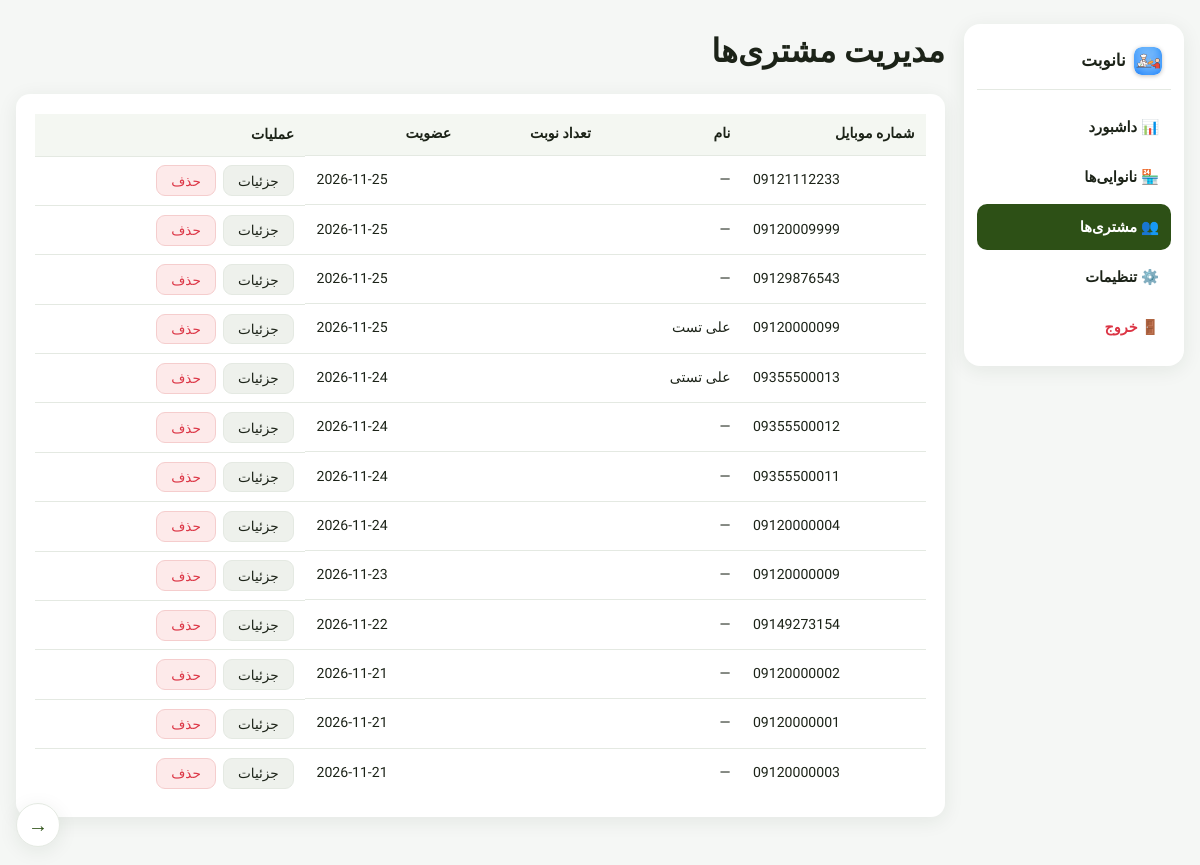
The app's page /admin/customers (signed in) with its own data.
### models.py (models this page shows, shortened)
class User(db.Model):
    __tablename__ = 'users'
    id = db.Column(db.Integer, primary_key=True)
    phone = db.Column(db.String(20), unique=True, nullable=False)
    name = db.Column(db.String(100), nullable=True)   # نام و نام خانوادگی (از بات/فرم دریافت می‌شود)
    latitude = db.Column(db.Float, nullable=True)     # موقعیت مشتری (اجباری بعد از ورود)
    longitude = db.Column(db.Float, nullable=True)
    created_at = db.Column(db.DateTime, default=datetime.utcnow)

### admin_routes.py (the view)
@admin_bp.route('/admin/customers')
def customers_list():
    if not is_admin():
        return redirect(url_for('admin.login'))
    import json
    users = User.query.order_by(User.id.desc()).all()
    customers_json = []
    for u in users:
        reservations = Reservation.query.filter_by(user_phone=u.phone).order_by(
            Reservation.created_at.desc()).all()
        customers_json.append({
            'id': u.id,
            'phone': u.phone,
            'name': u.name,
            'lat': u.latitude,
            'lng': u.longitude,
            'has_location': u.latitude is not None and u.longitude is not None,
            'reservations': [
                {
                    'code': r.code,
                    'bakery': r.bakery.name if r.bakery else '—',
                    'date': str(r.reservation_date),
                    'status': r.status,
                } for r in reservations
            ],
        })
    return render_template(
        'admin_customers.html',
        users=users,
        customers_json=json.dumps(customers_json, ensure_ascii=False),
    )

### admin_routes.py (called while the page is built)
def is_admin():
    return session.get('admin') is True

### templates/admin_customers.html (shortened to what this page needs)
{% extends "base.html" %}
{% block head %}
<link rel="stylesheet" href="{{ static_v('leaflet/leaflet.css') }}">
{% endblock %}
{% block content %}
<div class="admin-shell">
    <aside class="admin-sidebar">
        <div class="admin-brand">
            <img src="/static/icons/icon-192.png" class="logo-icon" alt="">
            <b>نانوبت</b>
        </div>
        <nav class="admin-side-nav">
            <a href="/admin">📊 داشبورد</a>
            <a href="/admin/bakeries">🏪 نانوایی‌ها</a>
            <a href="/admin/customers" class="active">👥 مشتری‌ها</a>
            <a href="/admin/settings">⚙️ تنظیمات</a>
        </nav>
        <a href="/admin/logout" class="admin-exit">🚪 خروج</a>
    </aside>
    <div class="admin-main">
        <div class="admin-header">
            <h1>مدیریت مشتری‌ها</h1>
        </div>
        <div class="panel">
            <table class="admin-table">
                <tr>
                    <th>شماره موبایل</th><th>نام</th><th>تعداد نوبت</th><th>عضویت</th><th>عملیات</th>
                </tr>
                {% for u in users %}
                <tr>
                    <td dir="ltr">{{ u.phone }}</td>
                    <td>{{ u.name or '—' }}</td>
                    <td>{{ u.reservation_count }}</td>
                    <td dir="ltr">{{ u.created_at.strftime('%Y-%m-%d') if u.created_at else '—' }}</td>
                    <td class="table-actions">
                        <button class="btn-small" onclick="showDetail({{ u.id }})">جزئیات</button>
                        <form method="post" action="/admin/customers/{{ u.id }}/delete" style="display:inline"
                              onsubmit="return confirm('این مشتری حذف شود؟ نوبت‌هایش هم حذف می‌شود.')">
                            <button class="btn-small btn-cancel">حذف</button>
                        </form>
                    </td>
                </tr>
                {% endfor %}
            </table>
        </div>
    </div>
</div>
{% endblock %}

### templates/base.html (shortened to what this page needs)
<!DOCTYPE html>
<html lang="fa" dir="rtl">
<head>
    {% block head %}{% endblock %}
    <link rel="stylesheet" href="{{ static_v('css/style.css') }}">
</head>
<body>
    <button id="backFab" class="back-fab" title="بازگشت" aria-label="بازگشت"
            onclick="if (history.length > 1) { history.back(); } else { location.href = '/'; }">→</button>
    <main class="main">
        {% block content %}{% endblock %}
    </main>
</body>
</html>

### static/css/style.css (style rules this page uses)
:root { --primary: #2d5016; --primary-dark: #1f3a0e; --primary-light: #4a7c2e; --accent: #ff6b35; --bg: #f5f7f5; --card: #ffffff; --text: #1c2318; --text-light: #6b7366; --border: #e4e9e2; --success: #28a745; --danger: #dc3545; --info: #0b5ed7; --warning: #ffc107; --shadow: 0 4px 20px rgba(30, 45, 20, 0.08); --radius: 16px; }
* { margin: 0; padding: 0; box-sizing: border-box; }
body { font-family: 'Vazirmatn', Tahoma, sans-serif; background: var(--bg); color: var(--text); min-height: 100vh; direction: rtl; line-height: 1.7; -webkit-font-smoothing: antialiased; }
a { color: inherit; }
.logo-icon { width: 28px; height: 28px; border-radius: 8px; box-shadow: 0 1px 4px rgba(0,0,0,0.25); }
.main { max-width: 1200px; margin: 0 auto; padding: 1.5rem 1rem 3rem; }
.btn-small { background: #eef1ec; color: var(--text); border: 1px solid var(--border); padding: 0.4rem 0.9rem; border-radius: 9px; font-size: 0.85rem; font-family: inherit; cursor: pointer; transition: background 0.2s; text-decoration: none; display: inline-block; }
.btn-cancel { background: #fdeaea; color: var(--danger); border-color: #f5cdcd; }
.admin-header { display: flex; justify-content: space-between; align-items: center; margin-bottom: 1rem; flex-wrap: wrap; gap: 0.6rem; }
.panel { background: #fff; border-radius: 14px; box-shadow: var(--shadow); padding: 1.2rem; }
.admin-table { width: 100%; border-collapse: collapse; font-size: 0.88rem; }
.admin-table th { text-align: right; padding: 0.55rem 0.7rem; background: #f4f7f2; font-weight: 700; }
.admin-table td { padding: 0.55rem 0.7rem; border-top: 1px solid var(--border); }
.table-actions { display: flex; gap: 0.4rem; flex-wrap: wrap; }
.back-fab { position: fixed; bottom: 18px; left: 16px; z-index: 150; width: 44px; height: 44px; border-radius: 50%; background: #fff; color: var(--primary); border: 1px solid var(--border); box-shadow: var(--shadow); font-size: 1.25rem; font-weight: 700; line-height: 1; cursor: pointer; transition: background 0.2s, transform 0.1s; }
.admin-shell { display: flex; gap: 1.2rem; align-items: flex-start; }
.admin-sidebar { width: 220px; flex-shrink: 0; background: #fff; border-radius: var(--radius); box-shadow: var(--shadow); padding: 1rem 0.8rem; display: flex; flex-direction: column; gap: 0.4rem; position: sticky; top: 1rem; }
.admin-brand { display: flex; align-items: center; gap: 0.5rem; padding: 0.4rem 0.6rem 0.9rem; border-bottom: 1px solid var(--border); margin-bottom: 0.5rem; font-size: 1.05rem; }
.admin-side-nav { display: flex; flex-direction: column; gap: 0.25rem; }
.admin-side-nav a { text-decoration: none; color: var(--text); padding: 0.65rem 0.75rem; border-radius: 10px; font-size: 0.92rem; font-weight: 600; transition: background 0.15s; }
.admin-side-nav a.active { background: var(--primary); color: #fff; }
.admin-exit { margin-top: auto; text-decoration: none; color: var(--danger); padding: 0.6rem 0.75rem; border-radius: 10px; font-size: 0.9rem; font-weight: 700; }
.admin-main { flex: 1; min-width: 0; }

### records on screen
User: phone "09121112233", name "—", created_at "2026-11-25"
User: phone "09120009999", name "—", created_at "2026-11-25"
User: phone "09129876543", name "—", created_at "2026-11-25"
User: phone "09120000099", name "علی تست", created_at "2026-11-25"
User: phone "09355500013", name "علی تستی", created_at "2026-11-24"
User: phone "09355500012", name "—", created_at "2026-11-24"
User: phone "09355500011", name "—", created_at "2026-11-24"
User: phone "09120000004", name "—", created_at "2026-11-24"
User: phone "09120000009", name "—", created_at "2026-11-23"
User: phone "09149273154", name "—", created_at "2026-11-22"
User: phone "09120000002", name "—", created_at "2026-11-21"
User: phone "09120000001", name "—", created_at "2026-11-21"
User: phone "09120000003", name "—", created_at "2026-11-21"
